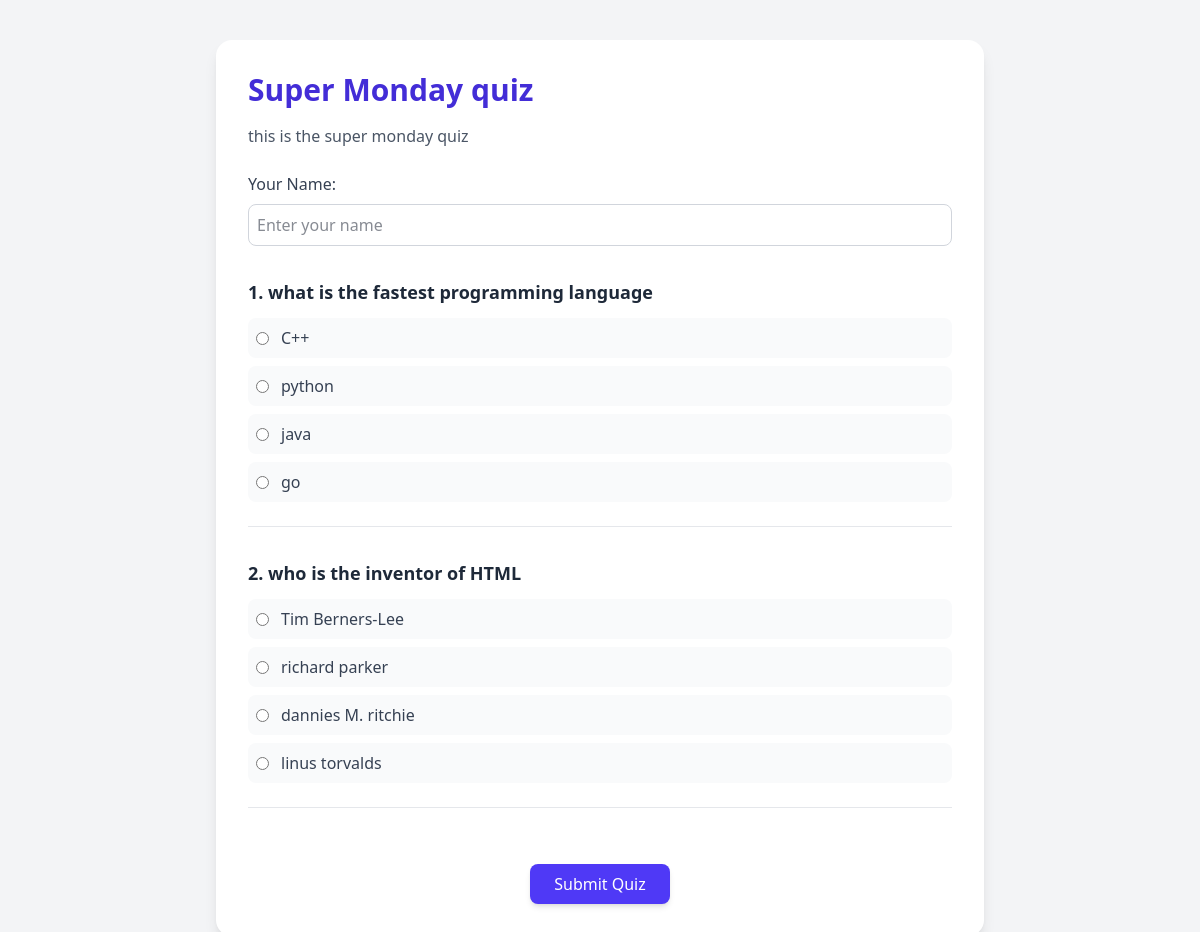
The app's page /quiz/1/ with its own data.
### quizzes/models.py (models this page shows, shortened)
class Quiz(models.Model):
    title = models.CharField(max_length=255)
    description = models.TextField(blank=True)
    created_at = models.DateTimeField(auto_now_add=True)
    updated_at = models.DateTimeField(auto_now=True)

class Question(models.Model):
    QUESTION_TYPES = (
        ('single', 'Single Choice'),
        ('multiple', 'Multiple Choice'),
    )
    quiz = models.ForeignKey(Quiz, on_delete=models.CASCADE, related_name="questions")
    text = models.TextField()
    question_type = models.CharField(max_length=20, choices=QUESTION_TYPES, default='single')
    created_at = models.DateTimeField(auto_now_add=True)

class Answer(models.Model):
    question = models.ForeignKey(Question, on_delete=models.CASCADE, related_name="answers")
    text = models.CharField(max_length=255)
    is_correct = models.BooleanField(default=False)

### quizzes/views.py (the view)
# urls.py: path('quiz/<int:quiz_id>/', views.quiz_detail, name='quiz_detail'),
def quiz_detail(request, quiz_id):
    quiz = get_object_or_404(Quiz, id=quiz_id)
    return render(request, "quizzes/quiz_detail.html", {"quiz": quiz})

### quizzes/templates/quizzes/quiz_detail.html (shortened to what this page needs)
{% extends 'base.html' %} {% block content %}
<div class="max-w-3xl mx-auto p-8 bg-white rounded-2xl shadow-lg mt-10">
  <h1 class="text-3xl font-bold text-indigo-700 mb-4">{{ quiz.title }}</h1>
  {% if quiz.description %}
  <p class="text-gray-600 mb-6">{{ quiz.description }}</p>
  {% endif %}
  <form
    method="POST"
    action="{% url 'submit_quiz' quiz.id %}"
    class="space-y-8"
  >
    <div>
      <label for="user_name" class="block font-medium text-gray-700 mb-2"
        >Your Name:</label
      >
      <input
        type="text"
        id="user_name"
        name="user_name"
        placeholder="Enter your name"
        class="w-full border border-gray-300 rounded-lg p-2 focus:outline-none focus:ring-2 focus:ring-indigo-500"
        required
      />
    </div>
    {% for question in quiz.questions.all %}
    <div class="border-b border-gray-200 pb-6">
      <h2 class="text-lg font-semibold text-gray-800 mb-3">
        {{ forloop.counter }}. {{ question.text }}
      </h2>
      <div class="space-y-2">
        {% for answer in question.answers.all %}
        <label
          class="flex items-center space-x-3 cursor-pointer bg-gray-50 hover:bg-gray-100 rounded-lg p-2 transition"
        >
          <input
            type="radio"
            name="question_{{ question.id }}"
            value="{{ answer.id }}"
            class="text-indigo-600 focus:ring-indigo-500"
          />
          <span class="text-gray-700">{{ answer.text }}</span>
        </label>
        {% endfor %}
      </div>
    </div>
    {% empty %}
    <p class="text-gray-500">No questions available for this quiz.</p>
    {% endfor %}
    <div class="text-center">
      <button
        type="submit"
        class="bg-indigo-600 hover:bg-indigo-700 text-white px-6 py-2 rounded-lg shadow-md mt-6 transition"
      >
        Submit Quiz
      </button>
    </div>
  </form>
</div>
{% endblock %}

### templates/base.html (shortened to what this page needs)
{% load static %}
<!DOCTYPE html>
<html lang="en">
  <head>
    <link href="{% static 'css/dist/styles.css' %}" rel="stylesheet" />
  </head>
  <body class="bg-gray-100 text-gray-900">
    {% block content %}{% endblock %}
  </body>
</html>

### records on screen
Quiz: title "Super Monday quiz", description "this is the super monday quiz"
Question: text "what is the fastest programming language"
Answer: text "C++"
Answer: text "python"
Answer: text "java"
Answer: text "go"
Question: text "who is the inventor of HTML"
Answer: text "Tim Berners-Lee"
Answer: text "richard parker"
Answer: text "dannies M. ritchie"
Answer: text "linus torvalds"
